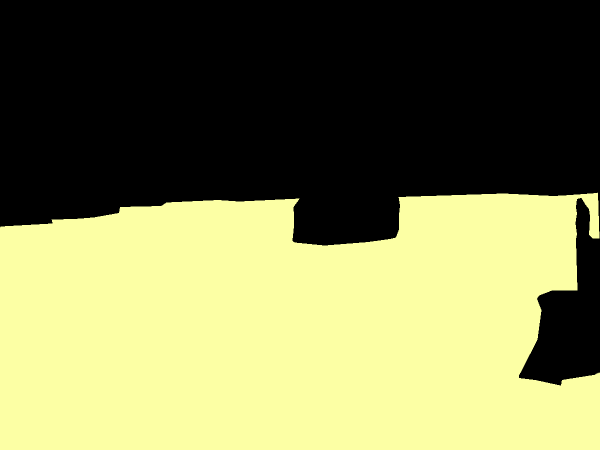
#> input picture Truth_Data/test_image10.png, 1200 x 900 px, given in place of test_image1.png, which was not available (shown at 1/2 size)
$ python ComputeScores.py   (Python 2 division)
#> lines starting #> are read from the running program, lines starting #| are printed output that depends on the picture; after the words box and inside, x2 and y2 are one past the last pixel; in counts of white or black regions, pixels touching at a corner belong together; pictures that were not available may be replaced by others from this repository, and a replacement may not be noted
from skimage import io, color
import eval_segm as eval
import matplotlib.pyplot as plt
import numpy as np
import pandas as pd

Hough_accuracy = []
SLIC_accuracy = []
FCN8_accuracy = []
image_list = []

for img_num in range(1,73):
    image_list.append(img_num)

    filepath = "Truth_Data/" + "test_image" + str(img_num) + ".png"
    image1 = io.imread(filepath)
#> image1 is the input picture: shape (900, 1200, 3); mean R, G, B 127, 128.5, 82.7
    isBlack1 = color.rgb2gray(image1)
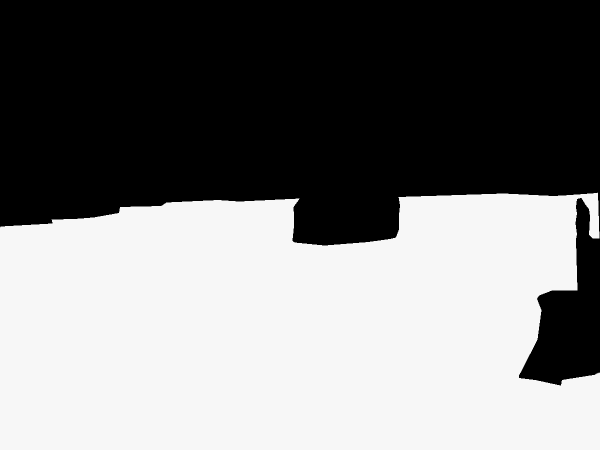
#> isBlack1: shape (900, 1200) float64 (shown at 1/2 size); min 0, max 0.972, mean 0.49
    isBlack1 = np.rint(isBlack1)
#> isBlack1: shape (900, 1200) float64; values 0 (black) and 1 (white), 50.4% white; 1 black region, box (x1, y1, x2, y2) and area: (0, 0, 1200, 771) 535557

    filepath2 = "Hough_figures/" + "test_image" + str(img_num) + ".png"
    image2 = io.imread(filepath2)
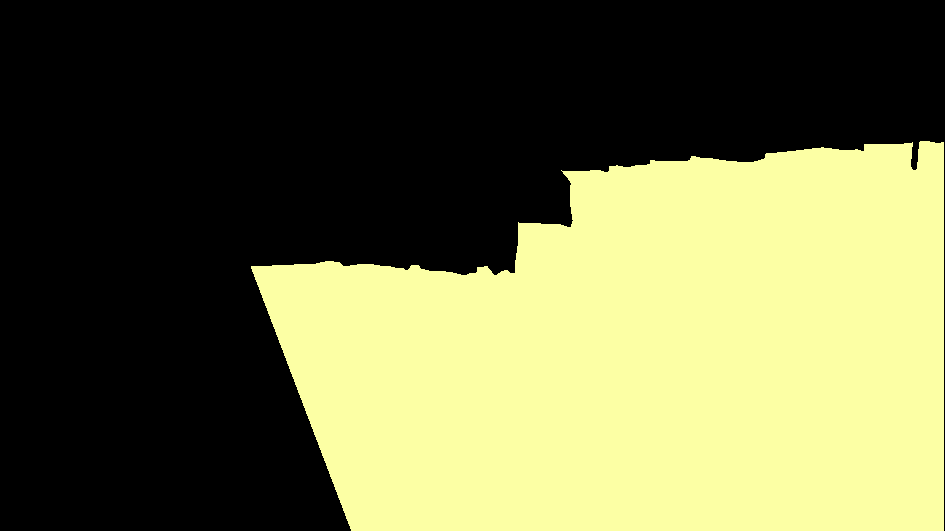
#> input picture Truth_Data/test_image11.png, 945 x 531 px, given in place of test_image1.png, which was not available
#> image2 is the input picture: shape (531, 945, 3); mean R, G, B 107.2, 108.5, 69.8
    isBlack2 = color.rgb2gray(image2)
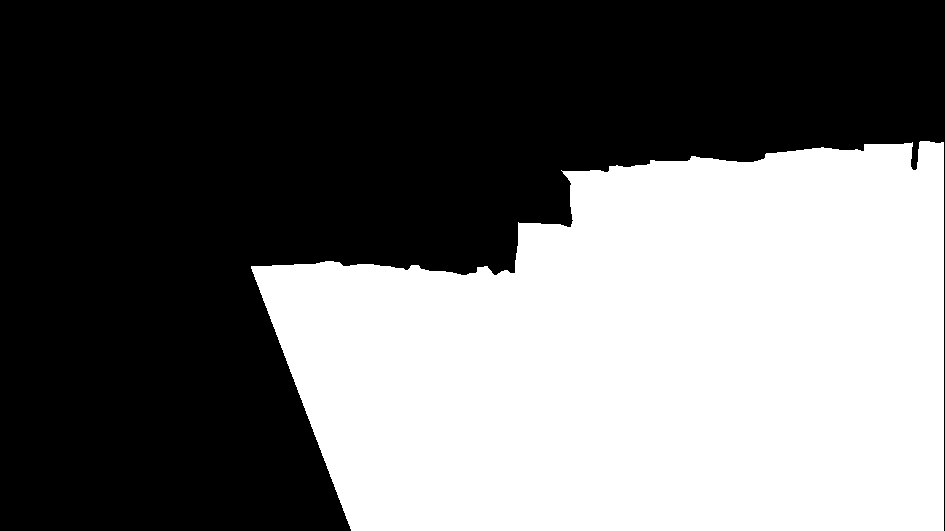
#> isBlack2: shape (531, 945) float64; values 0 (black) and 0.972 (white), 42.6% white; 1 white region, box (x1, y1, x2, y2) and area: (251, 141, 944, 531) 213518
    isBlack2 = np.rint(isBlack2)

    filepath3 = "SLIC_figures/" + "test_image" + str(img_num) + ".png"
    image3 = io.imread(filepath3)
    isBlack3 = color.rgb2gray(image3)
    isBlack3 = np.rint(isBlack3)

    filepath4 = "FCN8_figures/" + "test_image" + str(img_num) + ".png"
#> (the run stopped early here; a loop or call above may not have finished)
